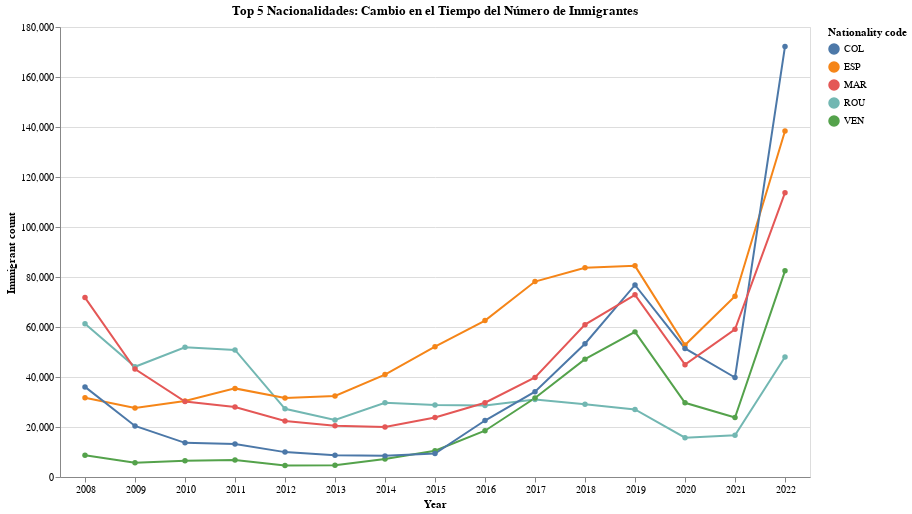

Notebook code for this chart:
### Markdown cell above
**Top 5 Nacionalidades: Comparación de la Variación del Número de Inmigrantes en el Tiempo**

### Code cell
top5 = ['ESP', 'MAR', 'COL', 'ROU', 'VEN']
df_top5 = df[(df["Sex"] == "Both") & (df["Age group"] == "All")]
df_top5 = df_top5[(df_top5["Nationality code"].isin(top5))]

# Graficar cambio de imigracion en el tiempo para el top5 nacionalidades
alt.Chart(df_top5, height = 450, width = 750)\
            .mark_line(point = True)\
            .encode(x = alt.X('Year:N', axis=alt.Axis(labelAngle=-360)),
                    y = 'Immigrant count',
                    color = 'Nationality code',
                    tooltip =["Year", "Nationality code", 'Immigrant count'])\
            .properties(title="Top 5 Nacionalidades: Cambio en el Tiempo del Número de Inmigrantes")

### Figure 1 — Vega-Lite specification as saved in the notebook (floating-point values rounded to 4 significant figures)
{"config": {"view": {"continuousWidth": 300, "continuousHeight": 300}}, "data": {"name": "data-c193ed51f6d25899997ea4a25995bf7c"}, "mark": {"type": "line", "point": true}, "encoding": {"color": {"field": "Nationality code", "type": "nominal"}, "tooltip": [{"field": "Year", "type": "quantitative"}, {"field": "Nationality code", "type": "nominal"}, {"field": "Immigrant count", "type": "quantitative"}], "x": {"axis": {"labelAngle": -360}, "field": "Year", "type": "nominal"}, "y": {"field": "Immigrant count", "type": "quantitative"}}, "height": 450, "title": "Top 5 Nacionalidades: Cambio en el Tiempo del Número de Inmigrantes", "width": 750, "$schema": "https://vega.github.io/schema/vega-lite/v5.8.0.json", "datasets": {"data-c193ed51f6d25899997ea4a25995bf7c": [{"Year": 2008, "Nationality code": "ROU", "Sex": "Both", "Age group": "All", "Immigrant count": 61262}, {"Year": 2008, "Nationality code": "VEN", "Sex": "Both", "Age group": "All", "Immigrant count": 8693}, {"Year": 2008, "Nationality code": "ESP", "Sex": "Both", "Age group": "All", "Immigrant count": 31701}, {"Year": 2008, "Nationality code": "COL", "Sex": "Both", "Age group": "All", "Immigrant count": 36040}, {"Year": 2008, "Nationality code": "MAR", "Sex": "Both", "Age group": "All", "Immigrant count": 71761}, {"Year": 2009, "Nationality code": "ROU", "Sex": "Both", "Age group": "All", "Immigrant count": 44079}, {"Year": 2009, "Nationality code": "VEN", "Sex": "Both", "Age group": "All", "Immigrant count": 5736}, {"Year": 2009, "Nationality code": "ESP", "Sex": "Both", "Age group": "All", "Immigrant count": 27596}, {"Year": 2009, "Nationality code": "COL", "Sex": "Both", "Age group": "All", "Immigrant count": 20409}, {"Year": 2009, "Nationality code": "MAR", "Sex": "Both", "Age group": "All", "Immigrant count": 43178}, {"Year": 2010, "Nationality code": "ROU", "Sex": "Both", "Age group": "All", "Immigrant count": 51915}, {"Year": 2010, "Nationality code": "VEN", "Sex": "Both", "Age group": "All", "Immigrant count": 6460}, {"Year": 2010, "Nationality code": "ESP", "Sex": "Both", "Age group": "All", "Immigrant count": 30418}, {"Year": 2010, "Nationality code": "COL", "Sex": "Both", "Age group": "All", "Immigrant count": 13664}, {"Year": 2010, "Nationality code": "MAR", "Sex": "Both", "Age group": "All", "Immigrant count": 30169}, {"Year": 2011, "Nationality code": "ROU", "Sex": "Both", "Age group": "All", "Immigrant count": 50831}, {"Year": 2011, "Nationality code": "VEN", "Sex": "Both", "Age group": "All", "Immigrant count": 6767}, {"Year": 2011, "Nationality code": "ESP", "Sex": "Both", "Age group": "All", "Immigrant count": 35442}, {"Year": 2011, "Nationality code": "COL", "Sex": "Both", "Age group": "All", "Immigrant count": 13161}, {"Year": 2011, "Nationality code": "MAR", "Sex": "Both", "Age group": "All", "Immigrant count": 27978}, {"Year": 2012, "Nationality code": "ROU", "Sex": "Both", "Age group": "All", "Immigrant count": 27273}, {"Year": 2012, "Nationality code": "VEN", "Sex": "Both", "Age group": "All", "Immigrant count": 4609}, {"Year": 2012, "Nationality code": "ESP", "Sex": "Both", "Age group": "All", "Immigrant count": 31565}, {"Year": 2012, "Nationality code": "COL", "Sex": "Both", "Age group": "All", "Immigrant count": 9955}, {"Year": 2012, "Nationality code": "MAR", "Sex": "Both", "Age group": "All", "Immigrant count": 22444}, {"Year": 2013, "Nationality code": "ROU", "Sex": "Both", "Age group": "All", "Immigrant count": 22774}, {"Year": 2013, "Nationality code": "VEN", "Sex": "Both", "Age group": "All", "Immigrant count": 4691}, {"Year": 2013, "Nationality code": "ESP", "Sex": "Both", "Age group": "All", "Immigrant count": 32422}, {"Year": 2013, "Nationality code": "COL", "Sex": "Both", "Age group": "All", "Immigrant count": 8688}, {"Year": 2013, "Nationality code": "MAR", "Sex": "Both", "Age group": "All", "Immigrant count": 20516}, {"Year": 2014, "Nationality code": "ROU", "Sex": "Both", "Age group": "All", "Immigrant count": 29721}, {"Year": 2014, "Nationality code": "VEN", "Sex": "Both", "Age group": "All", "Immigrant count": 7199}, {"Year": 2014, "Nationality code": "ESP", "Sex": "Both", "Age group": "All", "Immigrant count": 40968}, {"Year": 2014, "Nationality code": "COL", "Sex": "Both", "Age group": "All", "Immigrant count": 8451}, {"Year": 2014, "Nationality code": "MAR", "Sex": "Both", "Age group": "All", "Immigrant count": 19994}, {"Year": 2015, "Nationality code": "ROU", "Sex": "Both", "Age group": "All", "Immigrant count": 28785}, {"Year": 2015, "Nationality code": "VEN", "Sex": "Both", "Age group": "All", "Immigrant count": 10529}, {"Year": 2015, "Nationality code": "ESP", "Sex": "Both", "Age group": "All", "Immigrant count": 52109}, {"Year": 2015, "Nationality code": "COL", "Sex": "Both", "Age group": "All", "Immigrant count": 9368}, {"Year": 2015, "Nationality code": "MAR", "Sex": "Both", "Age group": "All", "Immigrant count": 23831}, {"Year": 2016, "Nationality code": "ROU", "Sex": "Both", "Age group": "All", "Immigrant count": 28629}, {"Year": 2016, "Nationality code": "VEN", "Sex": "Both", "Age group": "All", "Immigrant count": 18507}, {"Year": 2016, "Nationality code": "ESP", "Sex": "Both", "Age group": "All", "Immigrant count": 62573}, {"Year": 2016, "Nationality code": "COL", "Sex": "Both", "Age group": "All", "Immigrant count": 22594}, {"Year": 2016, "Nationality code": "MAR", "Sex": "Both", "Age group": "All", "Immigrant count": 29712}, {"Year": 2017, "Nationality code": "ROU", "Sex": "Both", "Age group": "All", "Immigrant count": 31031}, {"Year": 2017, "Nationality code": "VEN", "Sex": "Both", "Age group": "All", "Immigrant count": 31598}, {"Year": 2017, "Nationality code": "ESP", "Sex": "Both", "Age group": "All", "Immigrant count": 78182}, {"Year": 2017, "Nationality code": "COL", "Sex": "Both", "Age group": "All", "Immigrant count": 34106}, {"Year": 2017, "Nationality code": "MAR", "Sex": "Both", "Age group": "All", "Immigrant count": 39841}, {"Year": 2018, "Nationality code": "ROU", "Sex": "Both", "Age group": "All", "Immigrant count": 29102}, {"Year": 2018, "Nationality code": "VEN", "Sex": "Both", "Age group": "All", "Immigrant count": 47147}, {"Year": 2018, "Nationality code": "ESP", "Sex": "Both", "Age group": "All", "Immigrant count": 83686}, {"Year": 2018, "Nationality code": "COL", "Sex": "Both", "Age group": "All", "Immigrant count": 53302}, {"Year": 2018, "Nationality code": "MAR", "Sex": "Both", "Age group": "All", "Immigrant count": 60935}, {"Year": 2019, "Nationality code": "ROU", "Sex": "Both", "Age group": "All", "Immigrant count": 27011}, {"Year": 2019, "Nationality code": "VEN", "Sex": "Both", "Age group": "All", "Immigrant count": 58054}, {"Year": 2019, "Nationality code": "ESP", "Sex": "Both", "Age group": "All", "Immigrant count": 84458}, {"Year": 2019, "Nationality code": "COL", "Sex": "Both", "Age group": "All", "Immigrant count": 76816}, {"Year": 2019, "Nationality code": "MAR", "Sex": "Both", "Age group": "All", "Immigrant count": 72866}, {"Year": 2020, "Nationality code": "ROU", "Sex": "Both", "Age group": "All", "Immigrant count": 15737}, {"Year": 2020, "Nationality code": "VEN", "Sex": "Both", "Age group": "All", "Immigrant count": 29667}, {"Year": 2020, "Nationality code": "ESP", "Sex": "Both", "Age group": "All", "Immigrant count": 52768}, {"Year": 2020, "Nationality code": "COL", "Sex": "Both", "Age group": "All", "Immigrant count": 51408}, {"Year": 2020, "Nationality code": "MAR", "Sex": "Both", "Age group": "All", "Immigrant count": 44940}, {"Year": 2021, "Nationality code": "ROU", "Sex": "Both", "Age group": "All", "Immigrant count": 16702}, {"Year": 2021, "Nationality code": "VEN", "Sex": "Both", "Age group": "All", "Immigrant count": 23771}, {"Year": 2021, "Nationality code": "ESP", "Sex": "Both", "Age group": "All", "Immigrant count": 72283}, {"Year": 2021, "Nationality code": "COL", "Sex": "Both", "Age group": "All", "Immigrant count": 39798}, {"Year": 2021, "Nationality code": "MAR", "Sex": "Both", "Age group": "All", "Immigrant count": 59089}, {"Year": 2022, "Nationality code": "ESP", "Sex": "Both", "Age group": "All", "Immigrant count": 138420}, {"Year": 2022, "Nationality code": "ROU", "Sex": "Both", "Age group": "All", "Immigrant count": 48011}, {"Year": 2022, "Nationality code": "MAR", "Sex": "Both", "Age group": "All", "Immigrant count": 113725}, {"Year": 2022, "Nationality code": "COL", "Sex": "Both", "Age group": "All", "Immigrant count": 172241}, {"Year": 2022, "Nationality code": "VEN", "Sex": "Both", "Age group": "All", "Immigrant count": 82474}]}}
